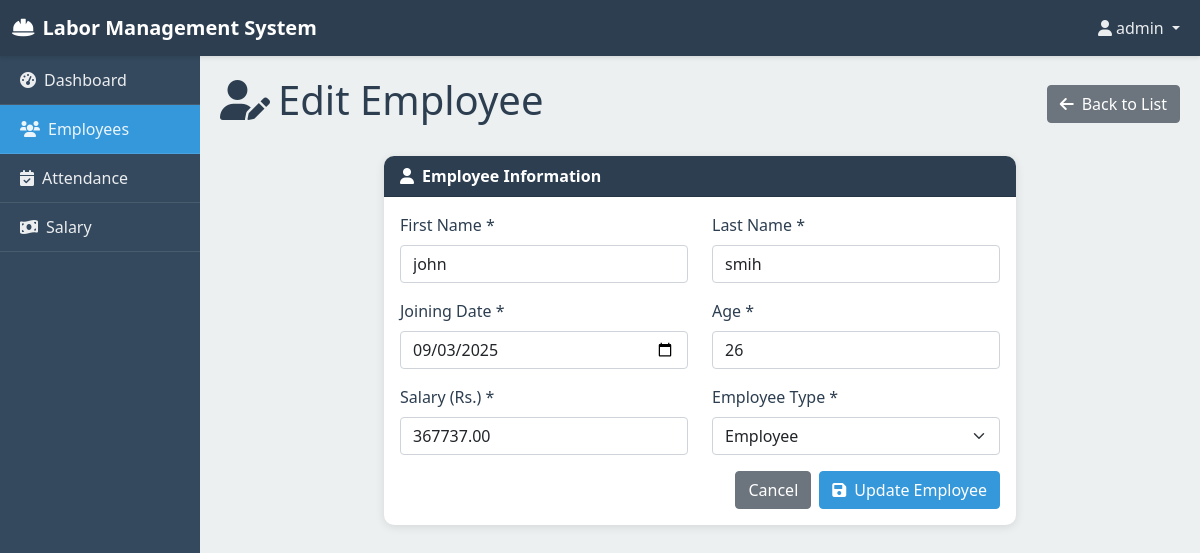
The app's page /employees/edit/6/ (signed in) with its own data.
### employees/models.py (models this page shows, shortened)
class Employee(models.Model):
    EMPLOYEE_TYPES = [
        ('employee', 'Employee'),
        ('labor', 'Labor'),
    ]
    name = models.CharField(max_length=100)
    last_name = models.CharField(max_length=100)
    joining_date = models.DateField()
    age = models.IntegerField(validators=[MinValueValidator(18)])
    salary = models.DecimalField(max_digits=10, decimal_places=2)
    employee_type = models.CharField(max_length=10, choices=EMPLOYEE_TYPES)
    is_active = models.BooleanField(default=True)
    created_at = models.DateTimeField(auto_now_add=True)
    updated_at = models.DateTimeField(auto_now=True)
    class Meta:
        ordering = ['-created_at']

### employees/views.py (the view, shortened to what this page needs)
# urls.py: path('edit/<int:pk>/', views.edit_employee, name='edit'),
@login_required
def edit_employee(request, pk):
    employee = get_object_or_404(Employee, pk=pk)
    return render(request, 'employees/edit.html', {'employee': employee})

### templates/employees/edit.html (shortened to what this page needs)
{% extends 'base.html' %}
{% block content %}
<div class="d-flex justify-content-between align-items-center mb-4">
    <h1><i class="fas fa-user-edit me-2"></i>Edit Employee</h1>
    <a href="{% url 'employees:list' %}" class="btn btn-secondary">
        <i class="fas fa-arrow-left me-2"></i>Back to List
    </a>
</div>
<div class="row justify-content-center">
    <div class="col-md-8">
        <div class="card">
            <div class="card-header">
                <i class="fas fa-user me-2"></i>Employee Information
            </div>
            <div class="card-body">
                <form method="post">
                    <div class="row">
                        <div class="col-md-6 mb-3">
                            <label for="name" class="form-label">First Name *</label>
                            <input type="text" class="form-control" id="name" name="name" value="{{ employee.name }}" required>
                        </div>
                        <div class="col-md-6 mb-3">
                            <label for="last_name" class="form-label">Last Name *</label>
                            <input type="text" class="form-control" id="last_name" name="last_name" value="{{ employee.last_name }}" required>
                        </div>
                    </div>
                    <div class="row">
                        <div class="col-md-6 mb-3">
                            <label for="joining_date" class="form-label">Joining Date *</label>
                            <input type="date" class="form-control" id="joining_date" name="joining_date" value="{{ employee.joining_date|date:'Y-m-d' }}" required>
                        </div>
                        <div class="col-md-6 mb-3">
                            <label for="age" class="form-label">Age *</label>
                            <input type="number" class="form-control" id="age" name="age" value="{{ employee.age }}" min="18" max="65" required>
                        </div>
                    </div>
                    <div class="row">
                        <div class="col-md-6 mb-3">
                            <label for="salary" class="form-label">Salary (Rs.) *</label>
                            <input type="number" class="form-control" id="salary" name="salary" value="{{ employee.salary }}" min="0" step="0.01" required>
                        </div>
                        <div class="col-md-6 mb-3">
                            <label for="employee_type" class="form-label">Employee Type *</label>
                            <select class="form-select" id="employee_type" name="employee_type" required>
                                <option value="employee" {% if employee.employee_type == 'employee' %}selected{% endif %}>Employee</option>
                            </select>
                        </div>
                    </div>
                    <div class="d-flex justify-content-end">
                        <a href="{% url 'employees:list' %}" class="btn btn-secondary me-2">Cancel</a>
                        <button type="submit" class="btn btn-primary">
                            <i class="fas fa-save me-2"></i>Update Employee
                        </button>
                    </div>
                </form>
            </div>
        </div>
    </div>
</div>
{% endblock %}

### templates/base.html (shortened to what this page needs)
<!DOCTYPE html>
<html lang="en">
<head>
    <link href="https://cdn.jsdelivr.net/npm/bootstrap@5.1.3/dist/css/bootstrap.min.css" rel="stylesheet">
    <link href="https://cdnjs.cloudflare.com/ajax/libs/font-awesome/6.0.0/css/all.min.css" rel="stylesheet">
</head>
<body>
    {% if user.is_authenticated %}
        <nav class="navbar navbar-expand-lg navbar-dark">
            <div class="container-fluid">
                <a class="navbar-brand" href="{% url 'dashboard' %}">
                    <i class="fas fa-hard-hat me-2"></i>Labor Management System
                </a>
                <div class="collapse navbar-collapse" id="navbarNav">
                    <ul class="navbar-nav ms-auto">
                        <li class="nav-item dropdown">
                            <a class="nav-link dropdown-toggle" href="#" id="navbarDropdown" role="button" data-bs-toggle="dropdown">
                                <i class="fas fa-user me-1"></i>{{ user.username }}
                            </a>
                        </li>
                    </ul>
                </div>
            </div>
        </nav>
        <div class="container-fluid">
            <div class="row">
                <div class="col-md-2 sidebar">
                    <nav class="nav flex-column">
                        <a class="nav-link {% if request.resolver_match.url_name == 'dashboard' %}active{% endif %}" href="{% url 'dashboard' %}">
                            <i class="fas fa-tachometer-alt me-2"></i>Dashboard
                        </a>
                        <a class="nav-link {% if 'employees' in request.resolver_match.namespace %}active{% endif %}" href="{% url 'employees:list' %}">
                            <i class="fas fa-users me-2"></i>Employees
                        </a>
                        <a class="nav-link {% if 'attendance' in request.resolver_match.namespace %}active{% endif %}" href="{% url 'attendance:list' %}">
                            <i class="fas fa-calendar-check me-2"></i>Attendance
                        </a>
                        <a class="nav-link {% if 'salary' in request.resolver_match.namespace %}active{% endif %}" href="{% url 'salary:list' %}">
                            <i class="fas fa-money-bill-wave me-2"></i>Salary
                        </a>
                    </nav>
                </div>
                <div class="col-md-10 main-content">
                    {% block content %}
                    {% endblock %}
                </div>
            </div>
        </div>
    {% endif %}
</body>
</html>

### templates/base.html (style rules this page uses)
:root { --primary-color: #2c3e50; --secondary-color: #34495e; --accent-color: #3498db; --success-color: #27ae60; --warning-color: #f39c12; --danger-color: #e74c3c; --light-bg: #ecf0f1; --dark-text: #2c3e50; }
body { font-family: 'Segoe UI', Tahoma, Geneva, Verdana, sans-serif; background-color: var(--light-bg); color: var(--dark-text); }
.navbar { background-color: var(--primary-color) !important; box-shadow: 0 2px 4px rgba(0,0,0,0.1); }
.navbar-brand { font-weight: bold; color: white !important; }
.nav-link { color: rgba(255,255,255,0.9) !important; transition: color 0.3s ease; }
.sidebar { background-color: var(--secondary-color); min-height: calc(100vh - 56px); padding: 0; }
.sidebar .nav-link { color: rgba(255,255,255,0.8); padding: 12px 20px; border-bottom: 1px solid rgba(255,255,255,0.1); transition: all 0.3s ease; }
.sidebar .nav-link.active { background-color: var(--accent-color); color: white; }
.main-content { padding: 20px; }
.card { border: none; border-radius: 10px; box-shadow: 0 2px 10px rgba(0,0,0,0.1); margin-bottom: 20px; }
.card-header { background-color: var(--primary-color); color: white; border-radius: 10px 10px 0 0 !important; font-weight: 600; }
.btn-primary { background-color: var(--accent-color); border-color: var(--accent-color); }

### records on screen
Employee: name "john", last_name "smih", joining_date "09/03/2025", age "26", salary "367737.00", employee_type "Employee"

### other values on screen
{{ user.username }} "admin"
